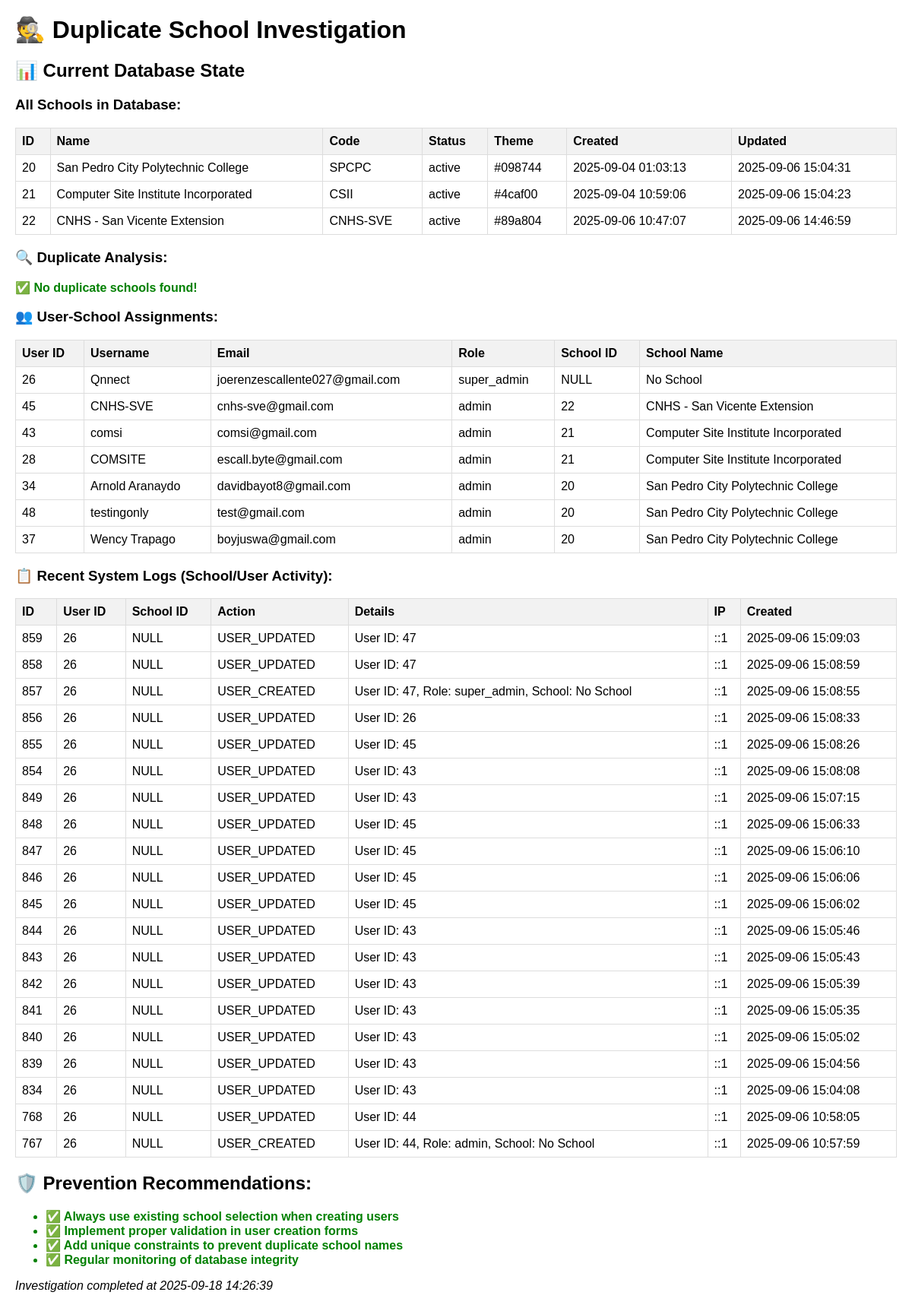
The page /admin/diagnostic_duplicate_schools.php on the database its author committed.
### tables this page shows
CREATE TABLE `schools` (
  `id` int(11) NOT NULL,
  `name` varchar(255) NOT NULL,
  `code` varchar(50) NOT NULL,
  `theme_color` varchar(7) DEFAULT '#098744',
  `logo_path` varchar(255) DEFAULT NULL,
  `created_at` timestamp NOT NULL DEFAULT current_timestamp(),
  `updated_at` timestamp NOT NULL DEFAULT current_timestamp() ON UPDATE current_timestamp(),
  `status` enum('active','inactive') DEFAULT 'active'
);

CREATE TABLE `users` (
  `id` int(11) NOT NULL,
  `full_name` varchar(128) NOT NULL,
  `email` varchar(255) NOT NULL,
  `username` varchar(255) DEFAULT NULL,
  `password` varchar(255) NOT NULL,
  `profile_image` varchar(255) DEFAULT NULL,
  `reset_token_hash` varchar(255) DEFAULT NULL,
  `reset_token_hash_expires_at` datetime DEFAULT NULL,
  `user_type` varchar(20) DEFAULT 'User',
  `role` enum('admin','super_admin') DEFAULT 'admin',
  `school_id` int(11) DEFAULT NULL
);

CREATE TABLE `system_logs` (
  `id` int(11) NOT NULL,
  `user_id` int(11) DEFAULT NULL,
  `school_id` int(11) DEFAULT NULL,
  `action` varchar(255) NOT NULL,
  `details` text DEFAULT NULL,
  `ip_address` varchar(45) DEFAULT NULL,
  `user_agent` text DEFAULT NULL,
  `created_at` timestamp NOT NULL DEFAULT current_timestamp()
);

### admin/diagnostic_duplicate_schools.php (the view, shortened to what this page needs)
<?php
require_once 'database.php';
echo "<h1>🕵️ Duplicate School Investigation</h1>";
echo "<h2>📊 Current Database State</h2>";
echo "<h3>All Schools in Database:</h3>";
$schools_query = "SELECT * FROM schools ORDER BY id";
$schools_result = mysqli_query($conn, $schools_query);
echo "<table>";
echo "<tr><th>ID</th><th>Name</th><th>Code</th><th>Status</th><th>Theme</th><th>Created</th><th>Updated</th></tr>";
while ($school = mysqli_fetch_assoc($schools_result)) {
    echo "<tr>";
    echo "<td>" . $school['id'] . "</td>";
    echo "<td>" . htmlspecialchars($school['name']) . "</td>";
    echo "<td>" . htmlspecialchars($school['code']) . "</td>";
    echo "<td>" . $school['status'] . "</td>";
    echo "<td>" . $school['theme_color'] . "</td>";
    echo "<td>" . $school['created_at'] . "</td>";
    echo "<td>" . $school['updated_at'] . "</td>";
    echo "</tr>";
}
echo "</table>";
echo "<h3>🔍 Duplicate Analysis:</h3>";
$has_duplicates = false;
if (!$has_duplicates) {
    echo "<div class='success'>✅ No duplicate schools found!</div>";
}
echo "<h3>👥 User-School Assignments:</h3>";
$users_query = "SELECT u.id, u.username, u.email, u.role, u.school_id, s.name as school_name
                FROM users u
                LEFT JOIN schools s ON u.school_id = s.id
                ORDER BY s.name, u.username";
$users_result = mysqli_query($conn, $users_query);
echo "<table>";
echo "<tr><th>User ID</th><th>Username</th><th>Email</th><th>Role</th><th>School ID</th><th>School Name</th></tr>";
while ($user = mysqli_fetch_assoc($users_result)) {
    echo "<tr>";
    echo "<td>" . $user['id'] . "</td>";
    echo "<td>" . htmlspecialchars($user['username'] ?? '') . "</td>";
    echo "<td>" . htmlspecialchars($user['email']) . "</td>";
    echo "<td>" . $user['role'] . "</td>";
    echo "<td>" . ($user['school_id'] ?? 'NULL') . "</td>";
    echo "<td>" . htmlspecialchars($user['school_name'] ?? 'No School') . "</td>";
    echo "</tr>";
}
echo "</table>";
echo "<h3>📋 Recent System Logs (School/User Activity):</h3>";
$logs_query = "SELECT * FROM system_logs
               WHERE action IN ('SCHOOL_ADDED', 'USER_CREATED', 'USER_UPDATED')
               ORDER BY created_at DESC
               LIMIT 20";
$logs_result = mysqli_query($conn, $logs_query);
if ($logs_result && mysqli_num_rows($logs_result) > 0) {
    echo "<table>";
    echo "<tr><th>ID</th><th>User ID</th><th>School ID</th><th>Action</th><th>Details</th><th>IP</th><th>Created</th></tr>";
    while ($log = mysqli_fetch_assoc($logs_result)) {
        echo "<tr>";
        echo "<td>" . $log['id'] . "</td>";
        echo "<td>" . ($log['user_id'] ?? 'NULL') . "</td>";
        echo "<td>" . ($log['school_id'] ?? 'NULL') . "</td>";
        echo "<td>" . $log['action'] . "</td>";
        echo "<td>" . htmlspecialchars($log['details'] ?? '') . "</td>";
        echo "<td>" . $log['ip_address'] . "</td>";
        echo "<td>" . $log['created_at'] . "</td>";
        echo "</tr>";
    }
    echo "</table>";
} else {
    echo "<p>No recent logs found for school/user activity.</p>";
}
echo "<h2>🛡️ Prevention Recommendations:</h2>";
echo "<div class='success'>";
echo "<ul>";
echo "<li>✅ Always use existing school selection when creating users</li>";
echo "<li>✅ Implement proper validation in user creation forms</li>";
echo "<li>✅ Add unique constraints to prevent duplicate school names</li>";
echo "<li>✅ Regular monitoring of database integrity</li>";
echo "</ul>";
echo "</div>";
echo "<p><em>Investigation completed at " . date('Y-m-d H:i:s') . "</em></p>";
?>

### admin/diagnostic_duplicate_schools.php (style rules this page uses)
table { border-collapse: collapse; width: 100%; margin: 10px 0; }
th, td { border: 1px solid #ddd; padding: 8px; text-align: left; }
th { background-color: #f2f2f2; }
.success { color: green; font-weight: bold; }

### rows shown on the page
schools: id "20", name "San Pedro City Polytechnic College", code "SPCPC", status "active", theme_color "#098744", created_at "2025-09-04 01:03:13", updated_at "2025-09-06 15:04:31"
schools: id "21", name "Computer Site Institute Incorporated", code "CSII", status "active", theme_color "#4caf00", created_at "2025-09-04 10:59:06", updated_at "2025-09-06 15:04:23"
schools: id "22", name "CNHS - San Vicente Extension", code "CNHS-SVE", status "active", theme_color "#89a804", created_at "2025-09-06 10:47:07", updated_at "2025-09-06 14:46:59"
users: id "26", username "Qnnect", email "joerenzescallente027@gmail.com", role "super_admin", school "NULL", school_name "No School"
users: id "45", username "CNHS-SVE", email "cnhs-sve@gmail.com", role "admin", school "22", school.name "CNHS - San Vicente Extension"
users: id "43", username "comsi", email "comsi@gmail.com", role "admin", school "21", school.name "Computer Site Institute Incorporated"
users: id "28", username "COMSITE", email "escall.byte@gmail.com", role "admin", school "21", school.name "Computer Site Institute Incorporated"
users: id "34", username "Arnold Aranaydo", email "davidbayot8@gmail.com", role "admin", school "20", school.name "San Pedro City Polytechnic College"
users: id "48", username "testingonly", email "test@gmail.com", role "admin", school "20", school.name "San Pedro City Polytechnic College"
users: id "37", username "Wency Trapago", email "boyjuswa@gmail.com", role "admin", school "20", school.name "San Pedro City Polytechnic College"
system_logs: id "859", user "26", school "NULL", action "USER_UPDATED", details "User ID: 47", ip_address "::1", created_at "2025-09-06 15:09:03"
system_logs: id "858", user "26", school "NULL", action "USER_UPDATED", details "User ID: 47", ip_address "::1", created_at "2025-09-06 15:08:59"
system_logs: id "857", user "26", school "NULL", action "USER_CREATED", details "User ID: 47, Role: super_admin, School: No School", ip_address "::1", created_at "2025-09-06 15:08:55"
system_logs: id "856", user "26", school "NULL", action "USER_UPDATED", details "User ID: 26", ip_address "::1", created_at "2025-09-06 15:08:33"
system_logs: id "855", user "26", school "NULL", action "USER_UPDATED", details "User ID: 45", ip_address "::1", created_at "2025-09-06 15:08:26"
system_logs: id "854", user "26", school "NULL", action "USER_UPDATED", details "User ID: 43", ip_address "::1", created_at "2025-09-06 15:08:08"
system_logs: id "849", user "26", school "NULL", action "USER_UPDATED", details "User ID: 43", ip_address "::1", created_at "2025-09-06 15:07:15"
system_logs: id "848", user "26", school "NULL", action "USER_UPDATED", details "User ID: 45", ip_address "::1", created_at "2025-09-06 15:06:33"
system_logs: id "847", user "26", school "NULL", action "USER_UPDATED", details "User ID: 45", ip_address "::1", created_at "2025-09-06 15:06:10"
system_logs: id "846", user "26", school "NULL", action "USER_UPDATED", details "User ID: 45", ip_address "::1", created_at "2025-09-06 15:06:06"
system_logs: id "845", user "26", school "NULL", action "USER_UPDATED", details "User ID: 45", ip_address "::1", created_at "2025-09-06 15:06:02"
system_logs: id "844", user "26", school "NULL", action "USER_UPDATED", details "User ID: 43", ip_address "::1", created_at "2025-09-06 15:05:46"
system_logs: id "843", user "26", school "NULL", action "USER_UPDATED", details "User ID: 43", ip_address "::1", created_at "2025-09-06 15:05:43"
system_logs: id "842", user "26", school "NULL", action "USER_UPDATED", details "User ID: 43", ip_address "::1", created_at "2025-09-06 15:05:39"
system_logs: id "841", user "26", school "NULL", action "USER_UPDATED", details "User ID: 43", ip_address "::1", created_at "2025-09-06 15:05:35"
system_logs: id "840", user "26", school "NULL", action "USER_UPDATED", details "User ID: 43", ip_address "::1", created_at "2025-09-06 15:05:02"
system_logs: id "839", user "26", school "NULL", action "USER_UPDATED", details "User ID: 43", ip_address "::1", created_at "2025-09-06 15:04:56"
system_logs: id "834", user "26", school "NULL", action "USER_UPDATED", details "User ID: 43", ip_address "::1", created_at "2025-09-06 15:04:08"
system_logs: id "768", user "26", school "NULL", action "USER_UPDATED", details "User ID: 44", ip_address "::1", created_at "2025-09-06 10:58:05"
system_logs: id "767", user "26", school "NULL", action "USER_CREATED", details "User ID: 44, Role: admin, School: No School", ip_address "::1", created_at "2025-09-06 10:57:59"
